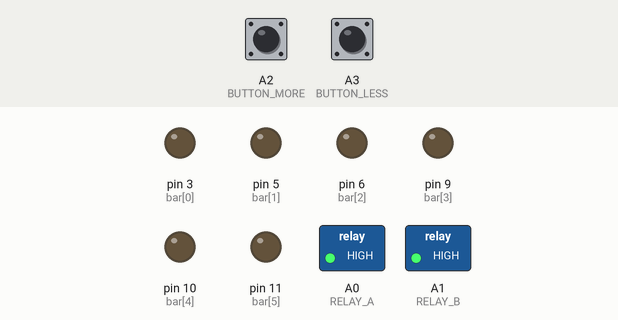
Simulated run of this program. Board: Arduino Nano, built with avr-gcc and run on an emulated ATmega328P. On the bench: switched loads named in the program (green lamp = pin HIGH), output pins drawn as LEDs (lit = HIGH). The inputs (shaded band) are chosen by the test bench; at power-on: A2 (BUTTON_MORE) HIGH, A3 (BUTTON_LESS) HIGH.

Above: at 1.2 s.
1.3 s: A2 (BUTTON_MORE) pulled LOW for 0.15 s
At 2.2 s:
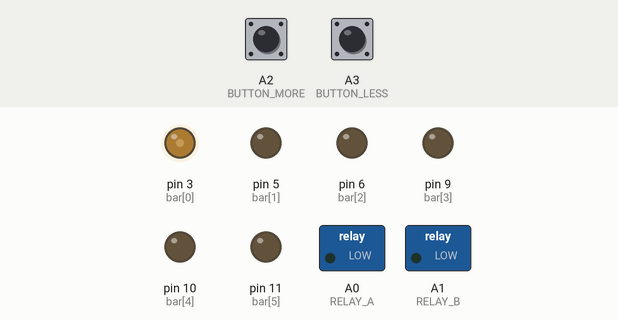
4.4 s: A3 (BUTTON_LESS) pulled LOW for 0.15 s
At 5.7 s:
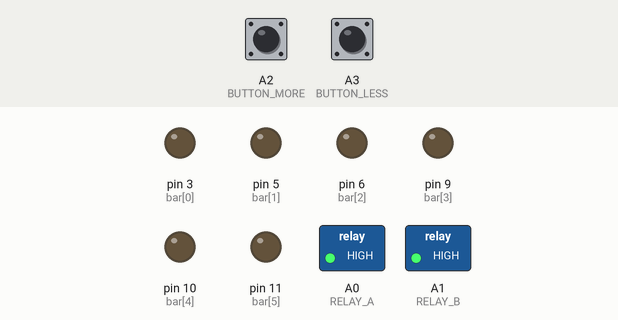
6.0 s: A2 (BUTTON_MORE) pulled LOW for 1 s
At 6.14 s:
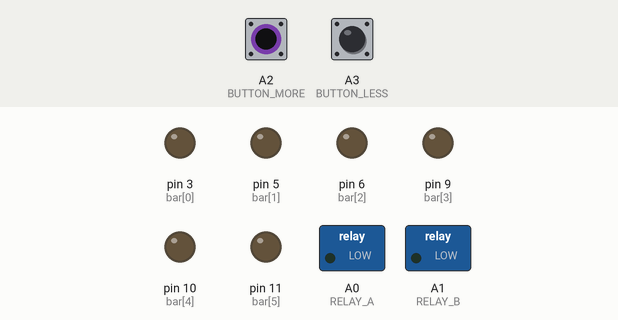
10.0 s: A2 (BUTTON_MORE) pulled LOW for 0.15 s
At 10.9 s:
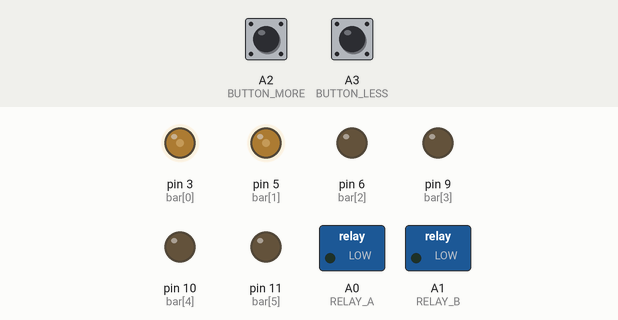
13.1 s: A2 (BUTTON_MORE) pulled LOW for 3.2 s
At 14.4 s:
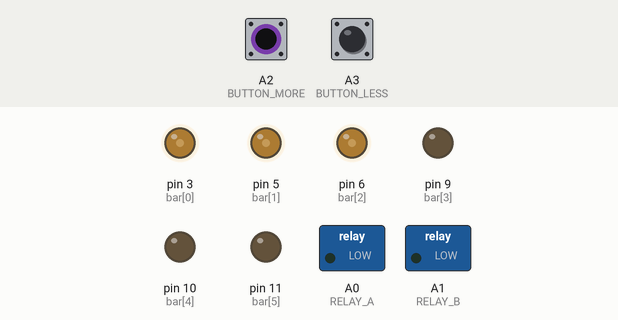
18.5 s: A2 (BUTTON_MORE) pulled LOW for 0.15 s
At 19.9 s:
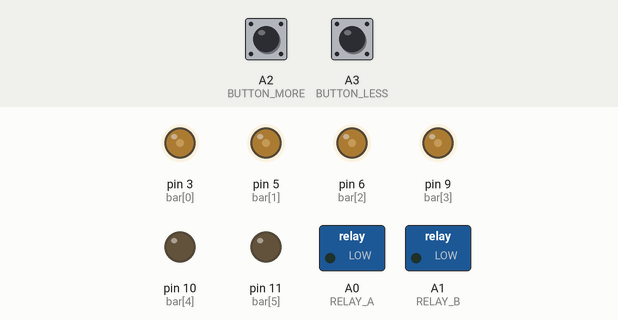
Timing chart, 0 to 22.6 s (numbered marks = the images above; inputs shaded):
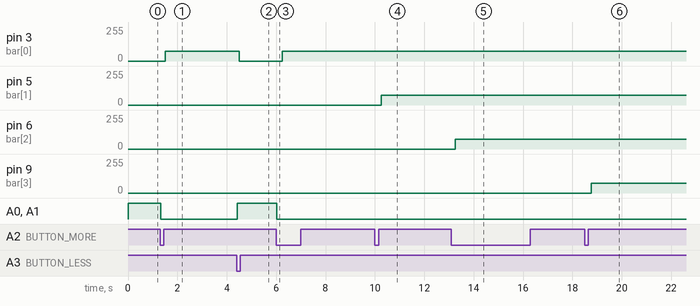

Measured:
- after the input at 1.3 s, pin 3 (bar[0]): 0/255 → 75/255 after 0.20 s; A0 (RELAY_A), A1 (RELAY_B): HIGH → LOW at once
- after the input at 4.4 s, pin 3 (bar[0]): 75/255 → 0/255 after 0.11 s; A0 (RELAY_A), A1 (RELAY_B): LOW → HIGH at once
- after the input at 6.0 s, pin 3 (bar[0]): 0/255 → 75/255 after 0.26 s; A0 (RELAY_A), A1 (RELAY_B): HIGH → LOW at once
- after the input at 10.0 s, pin 5 (bar[1]): 0/255 → 75/255 after 0.26 s
- after the input at 13.1 s, pin 5 (bar[1]): stays 75/255 (without the input it goes to 74/255 after 0.91 s); pin 6 (bar[2]): 0/255 → 75/255 after 0.16 s, → 74/255 3.8 s later
- after the input at 18.5 s, pin 6 (bar[2]): 74/255 → 75/255 after 0.26 s; pin 9 (bar[3]): 0/255 → 75/255 after 0.26 s, → 74/255 3.3 s later

The program:

main.cpp
```cpp
#include <Arduino.h>
#include <Ticker.h>
#include <Bounce2.h>

// #include "naxlib.h"

#define RELAY_A A0
#define RELAY_B A1
#define RELAY_ON LOW
#define RELAY_OFF HIGH
#define BUTTON_LESS A3
#define BUTTON_MORE A2
#define BAR_MODE_PROGRESS 0
#define BAR_MODE_TIME 1


void showProgressBar();
void checkTimerPos();

uint8_t progressMode = BAR_MODE_PROGRESS;
// NaxLib nax(12, 100);
Ticker timer(checkTimerPos, 1000, 0, MILLIS);
Ticker barTimer(showProgressBar, 250, 0, MILLIS);
int32_t count = 0;
int32_t pos = 0;
Bounce bLess = Bounce();
Bounce bMore = Bounce();
int bar[] = {3, 5, 6, 9, 10, 11};
int force = 0;

void setup() {
  digitalWrite(RELAY_A, RELAY_OFF);
  digitalWrite(RELAY_B, RELAY_OFF);
  pinMode(RELAY_A, OUTPUT);
  pinMode(RELAY_B, OUTPUT);

  bLess.attach(BUTTON_LESS, INPUT_PULLUP);
  bLess.interval(25);

  bMore.attach(BUTTON_MORE, INPUT_PULLUP);
  bMore.interval(25);

  for(int i = 0; i < 6; i++)
    pinMode(bar[i], OUTPUT);

  // put your setup code here, to run once:
  // nax.init();
  Serial.println("hola verano");
  timer.start();
  barTimer.start();
}

void setRelayValue(int value) {
  digitalWrite(RELAY_A, value);
  digitalWrite(RELAY_B, value);
}


void barPosition(int _pos, int led) {
  int pwm_max = 75;
  float x = _pos / 3600.0 * 6.0;
  int f = round(pwm_max * (x - (led)));
  if(f < 0)
    f = 0;
  else if(f > pwm_max)
    f = pwm_max;

  analogWrite(bar[led], f);
}

void checkTimerPos() {
  if(pos > count)
    pos = count;
  else if (pos > 0)
    pos--;

  if(pos <= 0) {
    setRelayValue(RELAY_OFF);
    Serial.println("se llego a cero");
  }
  else {
    setRelayValue(RELAY_ON);
  }

  if(pos % 600 == 0)
    count = pos;

  Serial.print("pos/count: ");
  Serial.print(pos);
  Serial.print("/");
  Serial.println(count);
}


void lessTime() {
  Serial.println("Restando 600");
  count -= 600;
  if (count < 0)
    count = 0;

  pos = count;

  checkTimerPos();
}

void moreTime() {
  Serial.println("Sumando 600");
  count += 600;
  if(count > 3600)
    count = 3600;
  pos = count;

  checkTimerPos();
}

void showProgressBar() {
  for(int i = 0; i < 6; i++)
    barPosition(pos, i);
  // if(progressMode == BAR_MODE_TIME) {

  // }
  // else if (progressMode == BAR_MODE_PROGRESS){

  // }
}

void loop() {
  // nax.update();
  timer.update();
  barTimer.update();

  bLess.update();
  if(bLess.fell())
    lessTime();

  bMore.update();
  if(bMore.fell())
    moreTime();
}
```
